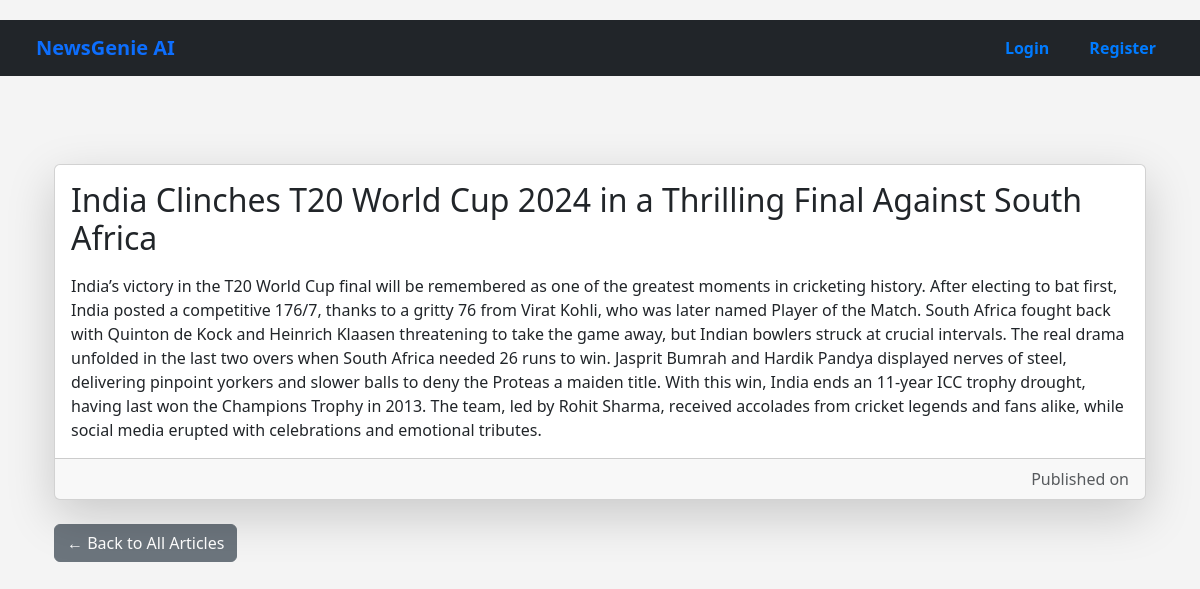
Page /articles/articles/6/ on the committed database.
### news/models.py (models this page shows, shortened)
class Article(models.Model):
    title = models.CharField(max_length=200)
    content = models.TextField()
    summary = models.TextField(blank=True)
    source_url = models.URLField()
    category = models.ForeignKey(Category, on_delete=models.CASCADE)
    published_date = models.DateTimeField(default=timezone.now)
    created_at = models.DateTimeField(auto_now_add=True)
    audio_file = models.FileField(upload_to='audio/', blank=True, null=True)
    class Meta:
        ordering = ['-published_date']

### news/views.py (the view)
# urls.py: path('<int:pk>/', ArticleDetailView.as_view(), name='article_detail'),
class ArticleDetailView(DetailView):
    model = Article
    template_name = 'news/article_detail.html'
    context_object_name = 'article'
    def get_object(self, queryset=None):
        obj = super().get_object(queryset)
        if self.request.user.is_authenticated:
            ReadingHistory.objects.get_or_create(user=self.request.user, article=obj)
        return obj

### news/templates/news/article_detail.html
{% extends 'base.html' %}
{% block content %}
  <div class="container mt-4">
    <div class="card shadow-lg">
      <div class="card-body">
        <h2 class="card-title">{{ article.title }}</h2>
        <p class="card-text mt-3">{{ article.content }}</p>
      </div>
      <div class="card-footer text-muted text-end">
        Published on {{ article.published_at|date:"F j, Y, g:i a" }}
      </div>
    </div>
    <div class="mt-4">
      <a href="{% url 'home' %}" class="btn btn-secondary">← Back to All Articles</a>
    </div>
  </div>
{% endblock %}

### static/css/style.css (style rules this page uses)
* { margin: 0; padding: 0; box-sizing: border-box; }
body { font-family: 'Segoe UI', sans-serif; background-color: #f4f4f4; min-height: 100vh; display: flex; flex-direction: column; align-items: center; }

### rows in the picture
Article: title "India Clinches T20 World Cup 2024 in a Thrilling Final Against South Africa", content "India’s victory in the T20 World Cup final will be remembered as one of the greatest moments in cricketing history. After electing to bat first, India posted a competitive 176/7, thanks to a gritty 76 from Virat Kohli, who was later named Player of the Match. South Africa fought back with Quinton de Kock and Heinrich Klaasen threatening to take the game away, but Indian bowlers struck at crucial intervals. The real drama unfolded in the last two overs when South Africa needed 26 runs to win. Jasprit Bumrah and Hardik Pandya displayed nerves of steel, delivering pinpoint yorkers and slower balls to deny the Proteas a maiden title. With this win, India ends an 11-year ICC trophy drought,…"
